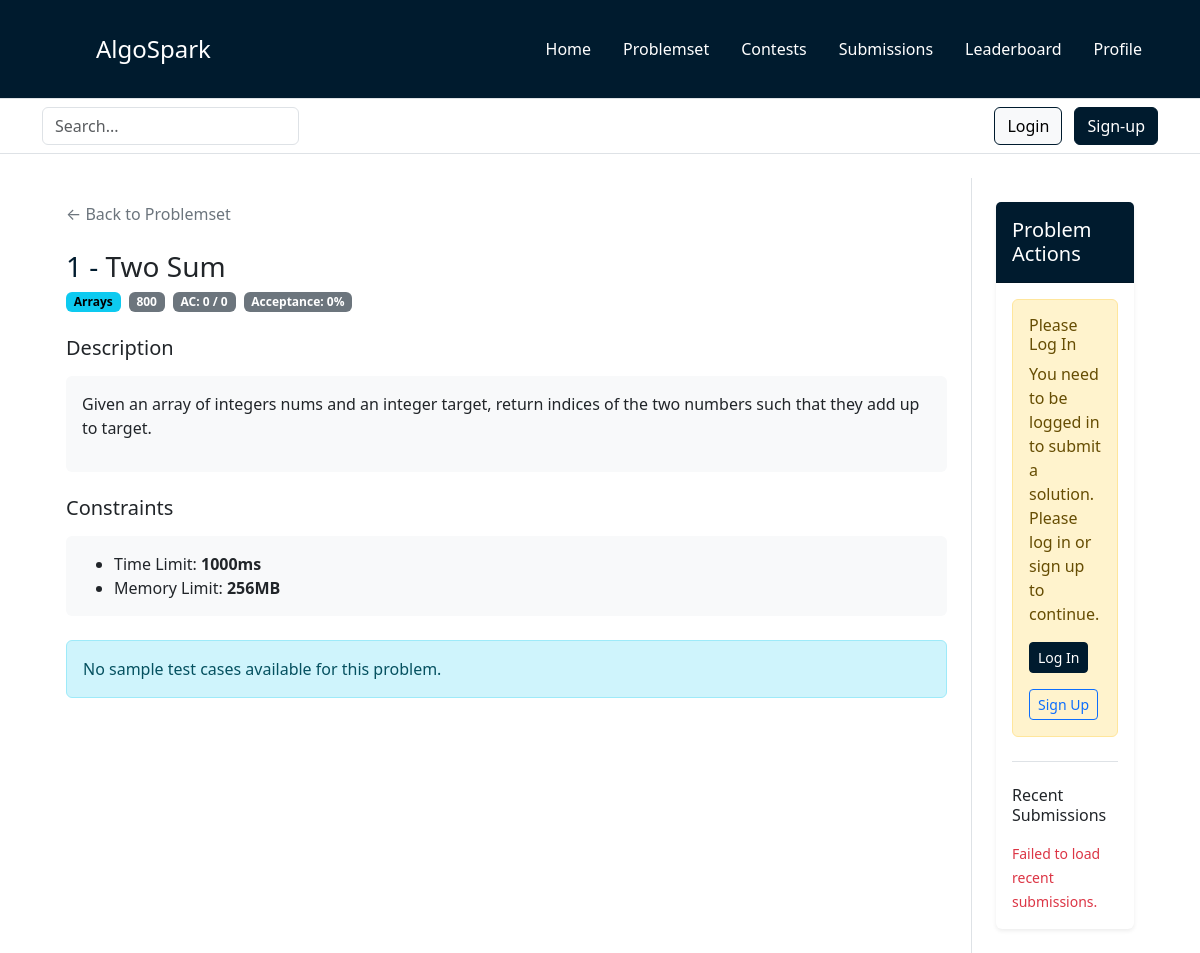
/public/pages/problem.php?problem_id=1, run on the app's committed database.
### tables this page shows
CREATE TABLE problems (
    id INT PRIMARY KEY AUTO_INCREMENT,
    title VARCHAR(200) NOT NULL UNIQUE,
    description LONGTEXT NOT NULL,
    difficulty INT NOT NULL DEFAULT 900,
    category VARCHAR(300) NOT NULL DEFAULT 'General',
    time_limit_ms INT DEFAULT 1000,
    memory_limit_mb INT DEFAULT 256,
    author_id INT,
    success_count INT DEFAULT 0,
    total_attempts INT DEFAULT 0,
    acceptance_rate DECIMAL(5, 2) DEFAULT 0.00,
    created_at TIMESTAMP DEFAULT CURRENT_TIMESTAMP,
    updated_at TIMESTAMP DEFAULT CURRENT_TIMESTAMP ON UPDATE CURRENT_TIMESTAMP,
    
    FOREIGN KEY (author_id) REFERENCES users(id) ON DELETE SET NULL,
    INDEX idx_difficulty (difficulty),
    INDEX idx_category (category),
    INDEX idx_created_at (created_at)
);

### backend/class/ConnexionDB.php (called while the page is built, shortened)
<?php
class ConnexionDB
{
    private static $_dbname = "algosparkDB";
    private static $_user = "root";
    private static $_pwd = "XddxcddC123!";
    private static $_host = "localhost";
    private static $_bdd = null;
    private function __construct()
    {
        try {
            self::$_bdd = new PDO("mysql:host=" . self::$_host . ";dbname=" . self::$_dbname . ";charset=utf8", self::$_user, self::$_pwd, array(PDO::MYSQL_ATTR_INIT_COMMAND => 'SET NAMES UTF8'));
        } catch (PDOException $e) {
            die('Erreur : ' . $e->getMessage());
        }
    }
    public static function getInstance(): ?PDO
    {
        return (self::$_bdd);
    }
}

### backend/class/ProblemsRepository.php (called while the page is built, shortened)
<?php
class ProblemsRepository extends Repository
{
    public function __construct()
    {
        return parent::__construct(self::tableName);
    }
}

### backend/class/Repository.php (called while the page is built, shortened)
<?php
abstract class Repository implements IRepository
{
    protected $db;
    public function __construct(protected $tableName)
    {
        $this->db = ConnexionDB::getInstance();
    }
    public function findById($id)
    {
        $response = $this->db->prepare("select * from {$this->tableName} where id = ?");
        $response->execute([$id]);
        return $response->fetch(PDO::FETCH_OBJ);
    }
}

### backend/class/TestCasesRepository.php (called while the page is built, shortened)
<?php
class TestCasesRepository extends Repository
{
    public function __construct()
    {
        return parent::__construct(self::tableName);
    }
    public function findSampleByProblemId(int $problemId): array
    {
        $response = $this->db->prepare("SELECT * FROM {$this->tableName} WHERE problem_id = ? AND is_sample = 1 ORDER BY order_index ASC");
        $response->execute([$problemId]);
        return $response->fetchAll(PDO::FETCH_OBJ);
    }
}

### public/pages/problem.php (the view, shortened to what this page needs)
<!doctype html>
<html lang="en">
<?php
require_once __DIR__ . '/../components/head.php';
$problemId = isset($_GET['problem_id']) ? (int) $_GET['problem_id'] : 0;
if ($problemId <= 0) {
    $errorMessage = 'Invalid problem ID';
    $problem = null;
    $testCases = [];
    $languages = [];
} else {
    $ProblemsRepository = new ProblemsRepository();
    $TestCasesRepository = new TestCasesRepository();
    $problem = $ProblemsRepository->findById($problemId);
    if (!$problem) {
        $errorMessage = 'Problem not found';
        $testCases = [];
        $languages = [];
    } else {
        $errorMessage = null;
        $testCases = $TestCasesRepository->findSampleByProblemId($problemId);
    }
}
?>
<body>
    <header>
        <?php
        require_once __DIR__ . '/../components/nav.php';
        require_once __DIR__ . '/../components/search-bar.php';
        ?>
    </header>
    <main class="container mt-4">
        <?php if ($errorMessage): ?>
            <div class="container">
                <div class="alert alert-danger" role="alert">
                    <h4>Error</h4>
                    <p><?= htmlspecialchars($errorMessage, ENT_QUOTES, 'UTF-8') ?></p>
                    <a href="/public/pages/problemset.php" class="btn btn-primary">← Back to Problemset</a>
                </div>
            </div>
        <?php else: ?>
            <div class="row g-0">
                <div class="col-12 col-lg-10 border-end p-4 problem-pane">
                    <div class="mb-4">
                        <a href="/public/pages/problemset.php" class="text-decoration-none text-secondary">← Back to Problemset</a>
                    </div>
                    <div class="mb-4">
                        <h1 class="h3 mb-2">
                            <span class="text-info"><?= (int) $problem->id ?> - </span><?= htmlspecialchars((string) $problem->title, ENT_QUOTES, 'UTF-8') ?>
                        </h1>
                        <div class="d-flex flex-wrap gap-2 mb-3">
                            <span class="badge text-bg-info"><?= htmlspecialchars((string) $problem->category, ENT_QUOTES, 'UTF-8') ?></span>
                            <?php
                            $difficulty = htmlspecialchars((string) $problem->difficulty, ENT_QUOTES, 'UTF-8');
                            $difficultyClass = match ($difficulty) {
                                'Easy' => 'text-bg-success',
                                'Medium' => 'text-bg-warning',
                                'Hard' => 'text-bg-danger',
                                default => 'text-bg-secondary'
                            };
                            ?>
                            <span class="badge <?= $difficultyClass ?>"><?= $difficulty ?></span>
                            <span class="badge text-bg-secondary">
                                AC: <?= (int) $problem->success_count ?> / <?= (int) $problem->total_attempts ?>
                            </span>
                            <span class="badge text-bg-secondary">
                                Acceptance: <?= (int) $problem->acceptance_rate ?>%
                            </span>
                        </div>
                    </div>
                    <div class="mb-4">
                        <h5 class="mb-3">Description</h5>
                        <div class="card border-0 bg-light p-3">
                            <p><?= nl2br(htmlspecialchars((string) $problem->description, ENT_QUOTES, 'UTF-8')) ?></p>
                        </div>
                    </div>
                    <div class="mb-4">
                        <h5 class="mb-3">Constraints</h5>
                        <div class="card border-0 bg-light p-3">
                            <ul class="mb-0">
                                <li>Time Limit: <strong><?= (int) $problem->time_limit_ms ?>ms</strong></li>
                                <li>Memory Limit: <strong><?= (int) $problem->memory_limit_mb ?>MB</strong></li>
                            </ul>
                        </div>
                    </div>
                    <?php if (count($testCases) > 0): ?>
                        <div class="mb-4">
                            <h5 class="mb-3">Sample Test Cases</h5>
                            <?php foreach ($testCases as $index => $testCase): ?>
                                <div class="card mb-3 border">
                                    <div class="card-header bg-secondary text-white py-2">
                                        <strong>Example <?= $index + 1 ?></strong>
                                    </div>
                                    <div class="card-body p-3">
                                        <div class="mb-3">
                                            <div class="d-flex justify-content-between align-items-center mb-2">
                                                <label class="form-label fw-bold mb-0">Input</label>
                                                <button
                                                    type="button"
                                                    class="btn btn-outline-secondary btn-sm problem-copy-btn copy-testcase-btn"
                                                    data-copy-target="testcase-input-<?= (int) $testCase->id ?>">
                                                    Copy
                                                </button>
                                            </div>
                                            <pre class="bg-light p-3 rounded problem-io-code"><code id="testcase-input-<?= (int) $testCase->id ?>"><?= htmlspecialchars((string) $testCase->input, ENT_QUOTES, 'UTF-8') ?></code></pre>
                                        </div>
                                        <div>
                                            <div class="d-flex justify-content-between align-items-center mb-2">
                                                <label class="form-label fw-bold mb-0">Output</label>
                                                <button
                                                    type="button"
                                                    class="btn btn-outline-secondary btn-sm problem-copy-btn copy-testcase-btn"
                                                    data-copy-target="testcase-output-<?= (int) $testCase->id ?>">
                                                    Copy
                                                </button>
                                            </div>
                                            <pre class="bg-light p-3 rounded problem-io-code"><code id="testcase-output-<?= (int) $testCase->id ?>"><?= htmlspecialchars((string) $testCase->expected_output, ENT_QUOTES, 'UTF-8') ?></code></pre>
                                        </div>
                                    </div>
                                </div>
                            <?php endforeach; ?>
                        </div>
                    <?php else: ?>
                        <div class="alert alert-info mb-4">
                            No sample test cases available for this problem.
                        </div>
                    <?php endif; ?>
                </div>
                <div class="col-12 col-lg-2 p-4 problem-pane">
                    <div class="card shadow-sm border-0 problem-side-card">
                        <div class="card-header bg-primary text-white py-3">
                            <h5 class="mb-0">Problem Actions</h5>
                        </div>
                        <div class="card-body">
                            <?php if ($isLoggedIn): ?>
                                <button
                                    type="button"
                                    class="btn btn-success w-100"
                                    data-bs-toggle="modal"
                                    data-bs-target="#submitSolutionModal">
                                    Submit Solution
                                </button>
                            <?php else: ?>
                                <div class="alert alert-warning" role="alert">
                                    <h6 class="mb-2">Please Log In</h6>
                                    <p class="mb-0">You need to be logged in to submit a solution. Please log in or sign up to continue.</p>
                                    <button class="btn btn-primary btn-sm mt-3" data-bs-toggle="modal" data-bs-target="#loginModal">
                                        Log In
                                    </button>
                                    <button class="btn btn-outline-primary btn-sm mt-3" data-bs-toggle="modal" data-bs-target="#signupModal">
                                        Sign Up
                                    </button>
                                </div>
                            <?php endif; ?>
                            <div class="mt-4 pt-4 border-top">
                                <h6 class="mb-3">Recent Submissions</h6>
                                <div id="recentSubmissions" class="text-muted" data-problem-id="<?= (int) $problem->id ?>">
                                </div>
                            </div>
                        </div>
                    </div>
                </div>
            </div>
        <?php endif; ?>
    </main>
</body>
</html>

### public/assets/css/style.css (style rules this page uses)
:root { --slate-blue: #7067cfff; --light-green: #7ee081ff; --night-bordeaux: #561d25ff; --midnight-violet: #2b1c2aff; --shadow-grey: #161c2cff; --prussian-blue: #001b2eff; --charcoal-blue: #385163ff; --slate-grey: #6f8697ff; --powder-blue: #a6bbcbff; --alice-blue: #ddf0ffff; }
.text-info { color: var(--prussian-blue) !important; }
.btn-primary { background-color: var(--prussian-blue); }
.btn-primary, .btn-light { border-color: var(--prussian-blue); }
a { text-decoration: none; }
.bg-primary { background-color: var(--prussian-blue) !important; }

### public/assets/css/problem.css (style rules this page uses)
.problem-pane { max-height: none; overflow-y: visible; }
.problem-side-card { position: sticky; top: 1rem; }

### data on the page
problems: id "1", title "Two Sum", category "Arrays", difficulty "800", success_count "0", total_attempts "0", acceptance_rate "0", description "Given an array of integers nums and an integer target, return indices of the two numbers such that they add up to target.", time_limit_ms "1000", memory_limit_mb "256"
